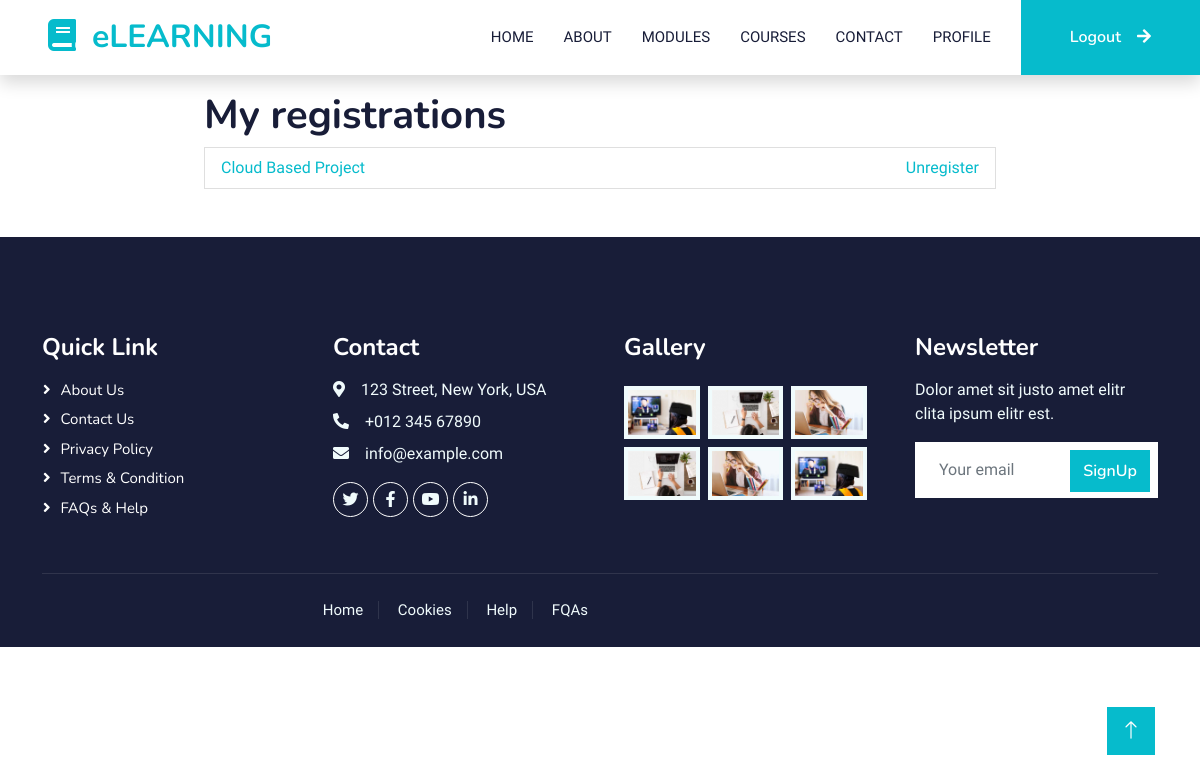
/registrations/ (signed in), run on an earlier commit of the app's database.
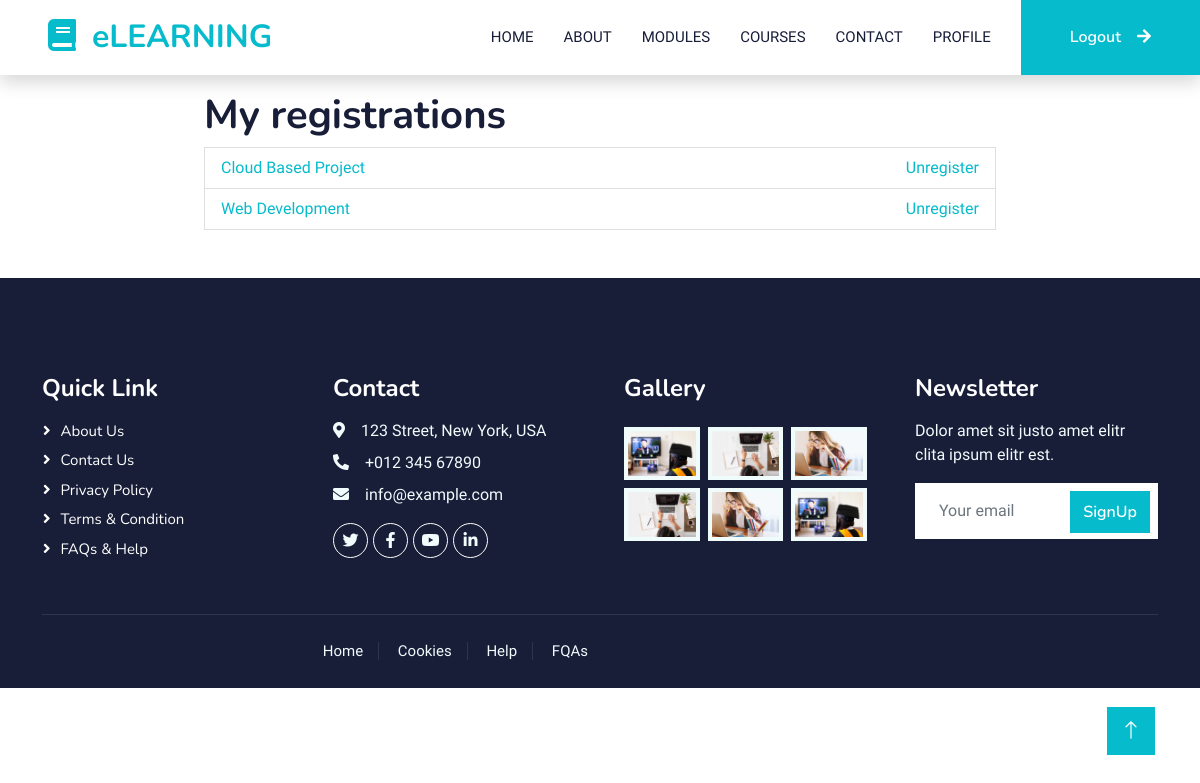
And on a later commit of the database.
### coursereg/models.py (models this page shows, shortened)
class Registration(models.Model):
    module_registered = models.ForeignKey(Module, on_delete=models.CASCADE)
    student = models.ForeignKey(Student, on_delete=models.CASCADE)
    reg_date = models.DateTimeField(auto_now_add=True)

class Module(models.Model):
    module_name=models.CharField(max_length=255)
    code=models.CharField(max_length=255)
    credit=models.IntegerField(default=15)
    module_desc=models.TextField()
    category=models.CharField(max_length=255, default='Compulsory')
    availability=models.BooleanField(default=True)
    courses=models.ManyToManyField(Group, related_name="modules")

### coursereg/views.py (the view)
# urls.py: path("registrations/", views.registrations, name="registrations"),
def registrations(request):
    if request.user.is_authenticated:
        student = Student.objects.get(user=request.user)
        registrations = Registration.objects.filter(student=student)
        return render(request, 'coursereg/registrations.html', { 'registrations': registrations, 'student': student })
    else:
        messages.warning(request, "You must be logged in to view this page")
        return redirect('coursereg:home')

### coursereg/templates/coursereg/registrations.html
{% extends 'coursereg/base.html' %}
{%load static %}
{% block content%}
<div class="row">
  <div class="col-md-8 offset-md-2 pt-3">
    <h1>My registrations</h1>
    <ul class="list-group">
      {% for registration in registrations %}
      <li class="list-group-item d-flex justify-content-between">
        <a href="{% url 'coursereg:module_details' registration.module_registered.code %}">{{ registration.module_registered.module_name }}</a>
        <a href="{% url 'coursereg:module_unregister' registration.module_registered.id %}">Unregister</a>
      </li>
      {% endfor %}
    </ul>
  </div>
</div>
{% endblock %}

### coursereg/templates/coursereg/base.html (shortened to what this page needs)
{% load static %}
<!DOCTYPE html>
<html lang="en">
  <head>
    <link
      href="https://cdnjs.cloudflare.com/ajax/libs/font-awesome/5.10.0/css/all.min.css"
      rel="stylesheet"
    />
    <link
      href="https://cdn.jsdelivr.net/npm/bootstrap-icons@1.4.1/font/bootstrap-icons.css"
      rel="stylesheet"
    />
    <link href="{% static 'lib/animate/animate.min.css' %}" rel="stylesheet" />
    <link
      href="{% static 'lib/owlcarousel/assets/owl.carousel.min.css' %}"
      rel="stylesheet"
    />
    <link href="{%static 'css/bootstrap.min.css'%}" rel="stylesheet" />
    <link href="{% static 'css/style.css'%}" rel="stylesheet" />
  </head>
  <body>
    <nav class="navbar navbar-expand-lg bg-white navbar-light shadow sticky-top p-0">
      <a href="{% url 'coursereg:home' %}" class="navbar-brand d-flex align-items-center px-4 px-lg-5">
        <h2 class="m-0 text-primary">
          <i class="fa fa-book me-3"></i>eLEARNING
        </h2>
      </a>
      <div class="collapse navbar-collapse" id="navbarCollapse">
        <div class="navbar-nav ms-auto p-4 p-lg-0">
          <a href="{% url 'coursereg:home' %}" class="nav-item nav-link">Home</a>
          <a href="{% url 'coursereg:about' %}" class="nav-item nav-link">About</a>
          <a href="{% url 'coursereg:module' %}" class="nav-item nav-link">Modules</a>
          <a href="{% url 'coursereg:courses' %}" class="nav-item nav-link">Courses</a>
          <a href="{% url 'coursereg:contact' %}" class="nav-item nav-link">Contact</a>
          {% if user.is_authenticated and student is not None %}
            <a href="{% url 'accounts:profile' student.id %}" class="nav-item nav-link">Profile</a>
          {% endif %}
        </div>
        {% if user.is_authenticated %}
          <a href="{% url 'accounts:logout' %}" class="btn btn-primary py-4 px-lg-5 d-none d-lg-block">
            Logout<i class="fa fa-arrow-right ms-3"></i>
          </a>
        {% endif %}
      </div>
    </nav>
    {% block content %}{% endblock %}
    <div
      class="container-fluid bg-dark text-light footer pt-5 mt-5 wow fadeIn"
      data-wow-delay="0.1s"
    >
      <div class="container py-5">
        <div class="row g-5">
          <div class="col-lg-3 col-md-6">
            <h4 class="text-white mb-3">Quick Link</h4>
            <a class="btn btn-link" href="">About Us</a>
            <a class="btn btn-link" href="">Contact Us</a>
            <a class="btn btn-link" href="">Privacy Policy</a>
            <a class="btn btn-link" href="">Terms & Condition</a>
            <a class="btn btn-link" href="">FAQs & Help</a>
          </div>
          <div class="col-lg-3 col-md-6">
            <h4 class="text-white mb-3">Contact</h4>
            <p class="mb-2">
              <i class="fa fa-map-marker-alt me-3"></i>123 Street, New York, USA
            </p>
            <p class="mb-2">
              <i class="fa fa-phone-alt me-3"></i>+012 345 67890
            </p>
            <p class="mb-2">
              <i class="fa fa-envelope me-3"></i>info@example.com
            </p>
            <div class="d-flex pt-2">
              <a class="btn btn-outline-light btn-social" href=""
                ><i class="fab fa-twitter"></i
              ></a>
              <a class="btn btn-outline-light btn-social" href=""
                ><i class="fab fa-facebook-f"></i
              ></a>
              <a class="btn btn-outline-light btn-social" href=""
                ><i class="fab fa-youtube"></i
              ></a>
              <a class="btn btn-outline-light btn-social" href=""
                ><i class="fab fa-linkedin-in"></i
              ></a>
            </div>
          </div>
          <div class="col-lg-3 col-md-6">
            <h4 class="text-white mb-3">Gallery</h4>
            <div class="row g-2 pt-2">
              <div class="col-4">
                <img
                  class="img-fluid bg-light p-1"
                  src="{% static 'img/course-1.jpg' %}"
                  alt=""
                />
              </div>
              <div class="col-4">
                <img
                  class="img-fluid bg-light p-1"
                  src="{%static 'img/course-2.jpg' %}"
                  alt=""
                />
              </div>
              <div class="col-4">
                <img
                  class="img-fluid bg-light p-1"
                  src="{% static 'img/course-3.jpg'%}"
                  alt=""
                />
              </div>
              <div class="col-4">
                <img
                  class="img-fluid bg-light p-1"
                  src="{% static 'img/course-2.jpg'%}"
                  alt=""
                />
              </div>
              <div class="col-4">
                <img
                  class="img-fluid bg-light p-1"
                  src="{% static 'img/course-3.jpg' %}"
                  alt=""
                />
              </div>
              <div class="col-4">
                <img
                  class="img-fluid bg-light p-1"
                  src="{% static 'img/course-1.jpg' %}"
                  alt=""
                />
              </div>
            </div>
          </div>
          <div class="col-lg-3 col-md-6">
            <h4 class="text-white mb-3">Newsletter</h4>
            <p>Dolor amet sit justo amet elitr clita ipsum elitr est.</p>
            <div class="position-relative mx-auto" style="max-width: 400px">
              <input
                class="form-control border-0 w-100 py-3 ps-4 pe-5"
                type="text"
                placeholder="Your email"
              />
              <button
                type="button"
                class="
                  btn btn-primary
                  py-2
                  position-absolute
                  top-0
                  end-0
                  mt-2
                  me-2
                "
              >
                SignUp
              </button>
            </div>
          </div>
        </div>
      </div>
      <div class="container">
        <div class="copyright">
          <div class="row">
            <div class="col-md-6 text-center text-md-end">
              <div class="footer-menu">
                <a href="">Home</a>
                <a href="">Cookies</a>
                <a href="">Help</a>
                <a href="">FQAs</a>
              </div>
            </div>
          </div>
        </div>
      </div>
    </div>
    <a href="#" class="btn btn-lg btn-primary btn-lg-square back-to-top"
      ><i class="bi bi-arrow-up"></i
    ></a>
  </body>
</html>

### coursereg/static/css/style.css (style rules this page uses)
:root { --primary: #06BBCC; --light: #F0FBFC; --dark: #181d38; }
.back-to-top { position: fixed; display: none; right: 45px; bottom: 45px; z-index: 99; }
.btn { font-family: 'Nunito', sans-serif; font-weight: 600; transition: .5s; }
.btn.btn-primary, .btn.btn-secondary { color: #FFFFFF; }
.btn-lg-square { width: 48px; height: 48px; }
.btn-square, .btn-sm-square, .btn-lg-square { padding: 0; display: flex; align-items: center; justify-content: center; font-weight: normal; border-radius: 0px; }
.navbar-light .navbar-nav .nav-link { margin-right: 30px; padding: 25px 0; color: #FFFFFF; font-size: 15px; text-transform: uppercase; outline: none; }
.navbar-light .navbar-brand, .navbar-light a.btn { height: 75px; }
.navbar-light .navbar-nav .nav-link { color: var(--dark); font-weight: 500; }
.navbar-light.sticky-top { top: -100px; transition: .5s; }
.footer .btn.btn-social { margin-right: 5px; width: 35px; height: 35px; display: flex; align-items: center; justify-content: center; color: var(--light); font-weight: normal; border: 1px solid #FFFFFF; border-radius: 35px; transition: .3s; }
.footer .btn.btn-link { display: block; margin-bottom: 5px; padding: 0; text-align: left; color: #FFFFFF; font-size: 15px; font-weight: normal; text-transform: capitalize; transition: .3s; }
.footer .btn.btn-link::before { position: relative; content: "\f105"; font-family: "Font Awesome 5 Free"; font-weight: 900; margin-right: 10px; }
.footer .copyright { padding: 25px 0; font-size: 15px; border-top: 1px solid rgba(256, 256, 256, .1); }
.footer .copyright a { color: var(--light); }
.footer .footer-menu a { margin-right: 15px; padding-right: 15px; border-right: 1px solid rgba(255, 255, 255, .1); }
.footer .footer-menu a:last-child { margin-right: 0; padding-right: 0; border-right: none; }

What changed in the data, as far as the page shows it:
added Registration: module_registered.module_name "Web Development"
